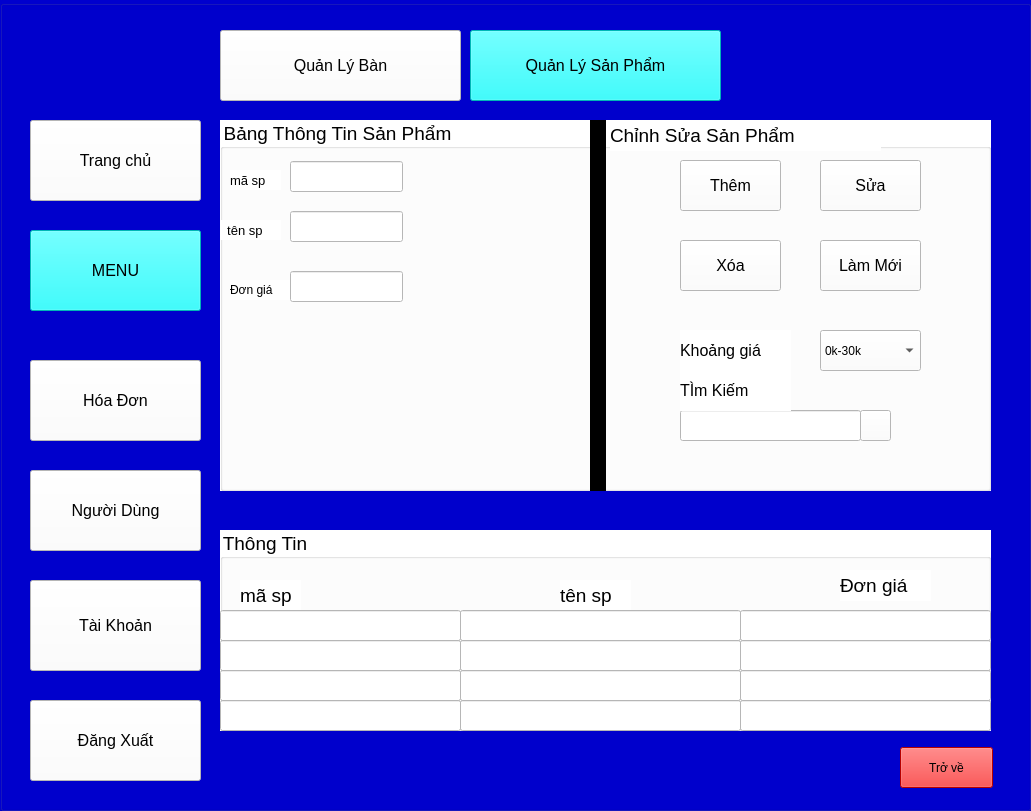
<?xml version="1.0" encoding="UTF-8"?>
<ui version="4.0">
 <class>search</class>
 <widget class="QMainWindow" name="search">
  <property name="geometry">
   <rect>
    <x>0</x>
    <y>0</y>
    <width>1031</width>
    <height>811</height>
   </rect>
  </property>
  <property name="windowTitle">
   <string>MainWindow</string>
  </property>
  <widget class="QWidget" name="centralwidget">
   <widget class="QGroupBox" name="thong_ke_gr">
    <property name="geometry">
     <rect>
      <x>0</x>
      <y>0</y>
      <width>1031</width>
      <height>811</height>
     </rect>
    </property>
    <property name="styleSheet">
     <string notr="true">background-color: rgb(0, 0, 206);</string>
    </property>
    <property name="title">
     <string/>
    </property>
    <widget class="QPushButton" name="check">
     <property name="geometry">
      <rect>
       <x>30</x>
       <y>360</y>
       <width>171</width>
       <height>81</height>
      </rect>
     </property>
     <property name="font">
      <font>
       <pointsize>12</pointsize>
      </font>
     </property>
     <property name="styleSheet">
      <string notr="true">background-color: rgb(255, 255, 255);</string>
     </property>
     <property name="text">
      <string>Hóa Đơn</string>
     </property>
    </widget>
    <widget class="QPushButton" name="exit">
     <property name="geometry">
      <rect>
       <x>30</x>
       <y>700</y>
       <width>171</width>
       <height>81</height>
      </rect>
     </property>
     <property name="font">
      <font>
       <pointsize>12</pointsize>
      </font>
     </property>
     <property name="styleSheet">
      <string notr="true">background-color: rgb(255, 255, 255);</string>
     </property>
     <property name="text">
      <string>Đăng Xuất</string>
     </property>
    </widget>
    <widget class="QPushButton" name="main">
     <property name="geometry">
      <rect>
       <x>30</x>
       <y>120</y>
       <width>171</width>
       <height>81</height>
      </rect>
     </property>
     <property name="font">
      <font>
       <pointsize>12</pointsize>
      </font>
     </property>
     <property name="styleSheet">
      <string notr="true">background-color: rgb(255, 255, 255);</string>
     </property>
     <property name="text">
      <string>Trang chủ</string>
     </property>
    </widget>
    <widget class="QPushButton" name="account">
     <property name="geometry">
      <rect>
       <x>30</x>
       <y>580</y>
       <width>171</width>
       <height>91</height>
      </rect>
     </property>
     <property name="font">
      <font>
       <pointsize>12</pointsize>
      </font>
     </property>
     <property name="styleSheet">
      <string notr="true">background-color: rgb(255, 255, 255);</string>
     </property>
     <property name="text">
      <string>Tài Khoản</string>
     </property>
    </widget>
    <widget class="QPushButton" name="back">
     <property name="geometry">
      <rect>
       <x>900</x>
       <y>747</y>
       <width>93</width>
       <height>41</height>
      </rect>
     </property>
     <property name="styleSheet">
      <string notr="true">background-color: rgb(255, 0, 0);</string>
     </property>
     <property name="text">
      <string>Trở về</string>
     </property>
    </widget>
    <widget class="QPushButton" name="quan_ly_san_pham">
     <property name="geometry">
      <rect>
       <x>470</x>
       <y>30</y>
       <width>251</width>
       <height>71</height>
      </rect>
     </property>
     <property name="font">
      <font>
       <pointsize>12</pointsize>
      </font>
     </property>
     <property name="styleSheet">
      <string notr="true">background-color: rgb(0, 255, 255);
</string>
     </property>
     <property name="text">
      <string>Quản Lý Sản Phẩm</string>
     </property>
    </widget>
    <widget class="QPushButton" name="user">
     <property name="geometry">
      <rect>
       <x>30</x>
       <y>470</y>
       <width>171</width>
       <height>81</height>
      </rect>
     </property>
     <property name="font">
      <font>
       <pointsize>12</pointsize>
      </font>
     </property>
     <property name="styleSheet">
      <string notr="true">
background-color: rgb(255, 255, 255);</string>
     </property>
     <property name="text">
      <string>Người Dùng</string>
     </property>
    </widget>
    <widget class="QPushButton" name="quan_ly_ban">
     <property name="geometry">
      <rect>
       <x>220</x>
       <y>30</y>
       <width>241</width>
       <height>71</height>
      </rect>
     </property>
     <property name="font">
      <font>
       <pointsize>12</pointsize>
      </font>
     </property>
     <property name="styleSheet">
      <string notr="true">background-color: rgb(255, 255, 255);</string>
     </property>
     <property name="text">
      <string>Quản Lý Bàn</string>
     </property>
    </widget>
    <widget class="QPushButton" name="menu">
     <property name="geometry">
      <rect>
       <x>30</x>
       <y>230</y>
       <width>171</width>
       <height>81</height>
      </rect>
     </property>
     <property name="font">
      <font>
       <pointsize>12</pointsize>
      </font>
     </property>
     <property name="styleSheet">
      <string notr="true">background-color: rgb(0, 255, 255);</string>
     </property>
     <property name="text">
      <string>MENU</string>
     </property>
    </widget>
    <widget class="QGroupBox" name="groupBox">
     <property name="geometry">
      <rect>
       <x>220</x>
       <y>120</y>
       <width>771</width>
       <height>371</height>
      </rect>
     </property>
     <property name="font">
      <font>
       <pointsize>14</pointsize>
      </font>
     </property>
     <property name="styleSheet">
      <string notr="true">background-color: rgb(255, 255, 255);</string>
     </property>
     <property name="title">
      <string>Bảng Thông Tin Sản Phẩm</string>
     </property>
     <widget class="QLabel" name="label">
      <property name="geometry">
       <rect>
        <x>10</x>
        <y>50</y>
        <width>51</width>
        <height>20</height>
       </rect>
      </property>
      <property name="font">
       <font>
        <pointsize>10</pointsize>
       </font>
      </property>
      <property name="text">
       <string>mã sp</string>
      </property>
     </widget>
     <widget class="QLineEdit" name="ma_sp">
      <property name="geometry">
       <rect>
        <x>70</x>
        <y>41</y>
        <width>113</width>
        <height>31</height>
       </rect>
      </property>
     </widget>
     <widget class="QLabel" name="label_2">
      <property name="geometry">
       <rect>
        <x>0</x>
        <y>100</y>
        <width>61</width>
        <height>20</height>
       </rect>
      </property>
      <property name="font">
       <font>
        <pointsize>10</pointsize>
       </font>
      </property>
      <property name="text">
       <string>  tên sp</string>
      </property>
     </widget>
     <widget class="QLineEdit" name="ten_sp">
      <property name="geometry">
       <rect>
        <x>70</x>
        <y>91</y>
        <width>113</width>
        <height>31</height>
       </rect>
      </property>
     </widget>
     <widget class="QLabel" name="label_3">
      <property name="geometry">
       <rect>
        <x>10</x>
        <y>160</y>
        <width>61</width>
        <height>20</height>
       </rect>
      </property>
      <property name="font">
       <font>
        <pointsize>9</pointsize>
       </font>
      </property>
      <property name="text">
       <string>Đơn giá</string>
      </property>
     </widget>
     <widget class="QLineEdit" name="don_gia">
      <property name="geometry">
       <rect>
        <x>70</x>
        <y>151</y>
        <width>113</width>
        <height>31</height>
       </rect>
      </property>
     </widget>
     <widget class="QPushButton" name="add_san_pham">
      <property name="geometry">
       <rect>
        <x>460</x>
        <y>40</y>
        <width>101</width>
        <height>51</height>
       </rect>
      </property>
      <property name="font">
       <font>
        <pointsize>12</pointsize>
       </font>
      </property>
      <property name="text">
       <string>Thêm</string>
      </property>
     </widget>
     <widget class="QPushButton" name="fix_sam_pham">
      <property name="geometry">
       <rect>
        <x>600</x>
        <y>40</y>
        <width>101</width>
        <height>51</height>
       </rect>
      </property>
      <property name="font">
       <font>
        <pointsize>12</pointsize>
       </font>
      </property>
      <property name="text">
       <string>Sửa</string>
      </property>
     </widget>
     <widget class="QPushButton" name="xoa_san_pham">
      <property name="geometry">
       <rect>
        <x>460</x>
        <y>120</y>
        <width>101</width>
        <height>51</height>
       </rect>
      </property>
      <property name="font">
       <font>
        <pointsize>12</pointsize>
       </font>
      </property>
      <property name="text">
       <string>Xóa</string>
      </property>
     </widget>
     <widget class="QPushButton" name="lam_moi">
      <property name="geometry">
       <rect>
        <x>600</x>
        <y>120</y>
        <width>101</width>
        <height>51</height>
       </rect>
      </property>
      <property name="font">
       <font>
        <pointsize>12</pointsize>
       </font>
      </property>
      <property name="text">
       <string>Làm Mới</string>
      </property>
     </widget>
     <widget class="QComboBox" name="comboBox">
      <property name="geometry">
       <rect>
        <x>600</x>
        <y>210</y>
        <width>101</width>
        <height>41</height>
       </rect>
      </property>
      <item>
       <property name="text">
        <string>0k-30k</string>
       </property>
      </item>
      <item>
       <property name="text">
        <string>30k-50k</string>
       </property>
      </item>
      <item>
       <property name="text">
        <string>50k-100k</string>
       </property>
      </item>
      <item>
       <property name="text">
        <string>&gt;100k</string>
       </property>
      </item>
     </widget>
     <widget class="QLabel" name="label_4">
      <property name="geometry">
       <rect>
        <x>460</x>
        <y>210</y>
        <width>111</width>
        <height>41</height>
       </rect>
      </property>
      <property name="font">
       <font>
        <pointsize>12</pointsize>
       </font>
      </property>
      <property name="text">
       <string>Khoảng giá</string>
      </property>
     </widget>
     <widget class="QLineEdit" name="tim_kiem">
      <property name="geometry">
       <rect>
        <x>460</x>
        <y>290</y>
        <width>181</width>
        <height>31</height>
       </rect>
      </property>
     </widget>
     <widget class="QPushButton" name="searching">
      <property name="geometry">
       <rect>
        <x>640</x>
        <y>290</y>
        <width>31</width>
        <height>31</height>
       </rect>
      </property>
      <property name="styleSheet">
       <string notr="true">border-image: url(:/picture/398288296_664763935842542_91204699368765392_n.png);</string>
      </property>
      <property name="text">
       <string/>
      </property>
     </widget>
     <widget class="QLabel" name="label_5">
      <property name="geometry">
       <rect>
        <x>460</x>
        <y>250</y>
        <width>111</width>
        <height>41</height>
       </rect>
      </property>
      <property name="font">
       <font>
        <pointsize>12</pointsize>
       </font>
      </property>
      <property name="text">
       <string>TÌm Kiếm</string>
      </property>
     </widget>
     <widget class="QLabel" name="label_9">
      <property name="geometry">
       <rect>
        <x>370</x>
        <y>0</y>
        <width>16</width>
        <height>371</height>
       </rect>
      </property>
      <property name="styleSheet">
       <string notr="true">background-color: rgb(0, 0, 0);</string>
      </property>
      <property name="text">
       <string/>
      </property>
     </widget>
     <widget class="QLabel" name="label_10">
      <property name="geometry">
       <rect>
        <x>390</x>
        <y>0</y>
        <width>271</width>
        <height>31</height>
       </rect>
      </property>
      <property name="font">
       <font>
        <pointsize>14</pointsize>
       </font>
      </property>
      <property name="text">
       <string>Chỉnh Sửa Sản Phẩm</string>
      </property>
     </widget>
    </widget>
    <widget class="QGroupBox" name="groupBox_2">
     <property name="geometry">
      <rect>
       <x>220</x>
       <y>530</y>
       <width>771</width>
       <height>201</height>
      </rect>
     </property>
     <property name="font">
      <font>
       <pointsize>14</pointsize>
      </font>
     </property>
     <property name="styleSheet">
      <string notr="true">background-color: rgb(255, 255, 255);</string>
     </property>
     <property name="title">
      <string>Thông Tin</string>
     </property>
     <widget class="QLabel" name="label_6">
      <property name="geometry">
       <rect>
        <x>20</x>
        <y>50</y>
        <width>61</width>
        <height>31</height>
       </rect>
      </property>
      <property name="font">
       <font>
        <pointsize>14</pointsize>
       </font>
      </property>
      <property name="text">
       <string>mã sp</string>
      </property>
     </widget>
     <widget class="QLabel" name="label_7">
      <property name="geometry">
       <rect>
        <x>340</x>
        <y>50</y>
        <width>71</width>
        <height>31</height>
       </rect>
      </property>
      <property name="font">
       <font>
        <pointsize>14</pointsize>
       </font>
      </property>
      <property name="text">
       <string>tên sp</string>
      </property>
     </widget>
     <widget class="QLabel" name="label_8">
      <property name="geometry">
       <rect>
        <x>620</x>
        <y>40</y>
        <width>91</width>
        <height>31</height>
       </rect>
      </property>
      <property name="font">
       <font>
        <pointsize>14</pointsize>
       </font>
      </property>
      <property name="text">
       <string>Đơn giá</string>
      </property>
     </widget>
     <widget class="QLineEdit" name="ma_sp1">
      <property name="geometry">
       <rect>
        <x>0</x>
        <y>80</y>
        <width>241</width>
        <height>31</height>
       </rect>
      </property>
     </widget>
     <widget class="QLineEdit" name="ten_sp1">
      <property name="geometry">
       <rect>
        <x>240</x>
        <y>80</y>
        <width>281</width>
        <height>31</height>
       </rect>
      </property>
     </widget>
     <widget class="QLineEdit" name="don_gia1">
      <property name="geometry">
       <rect>
        <x>520</x>
        <y>80</y>
        <width>251</width>
        <height>31</height>
       </rect>
      </property>
     </widget>
     <widget class="QLineEdit" name="ma_sp2">
      <property name="geometry">
       <rect>
        <x>0</x>
        <y>110</y>
        <width>241</width>
        <height>31</height>
       </rect>
      </property>
     </widget>
     <widget class="QLineEdit" name="ten_sp2">
      <property name="geometry">
       <rect>
        <x>240</x>
        <y>110</y>
        <width>281</width>
        <height>31</height>
       </rect>
      </property>
     </widget>
     <widget class="QLineEdit" name="don_gia2">
      <property name="geometry">
       <rect>
        <x>520</x>
        <y>110</y>
        <width>251</width>
        <height>31</height>
       </rect>
      </property>
     </widget>
     <widget class="QLineEdit" name="don_gia3">
      <property name="geometry">
       <rect>
        <x>520</x>
        <y>140</y>
        <width>251</width>
        <height>31</height>
       </rect>
      </property>
     </widget>
     <widget class="QLineEdit" name="ma_sp3">
      <property name="geometry">
       <rect>
        <x>0</x>
        <y>140</y>
        <width>241</width>
        <height>31</height>
       </rect>
      </property>
     </widget>
     <widget class="QLineEdit" name="ten_sp3">
      <property name="geometry">
       <rect>
        <x>240</x>
        <y>140</y>
        <width>281</width>
        <height>31</height>
       </rect>
      </property>
     </widget>
     <widget class="QLineEdit" name="don_gia4">
      <property name="geometry">
       <rect>
        <x>520</x>
        <y>170</y>
        <width>251</width>
        <height>31</height>
       </rect>
      </property>
     </widget>
     <widget class="QLineEdit" name="ma_sp4">
      <property name="geometry">
       <rect>
        <x>0</x>
        <y>170</y>
        <width>241</width>
        <height>31</height>
       </rect>
      </property>
     </widget>
     <widget class="QLineEdit" name="ten_sp4">
      <property name="geometry">
       <rect>
        <x>240</x>
        <y>170</y>
        <width>281</width>
        <height>31</height>
       </rect>
      </property>
     </widget>
    </widget>
   </widget>
  </widget>
 </widget>
 <resources>
  <include location="add_image.qrc"/>
 </resources>
 <connections/>
</ui>
